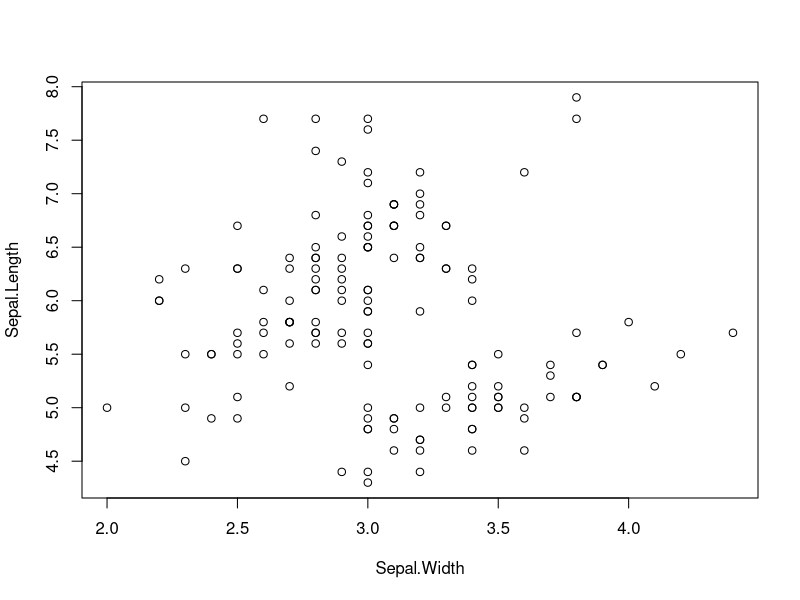
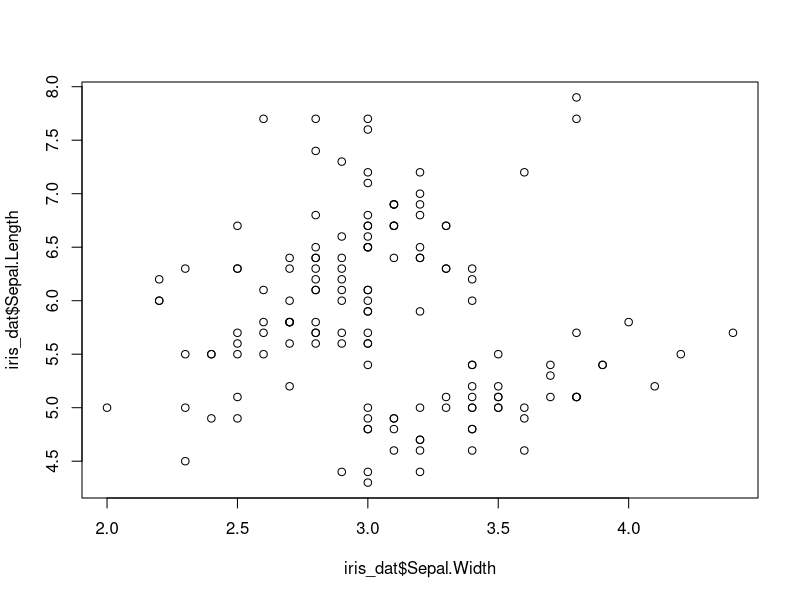
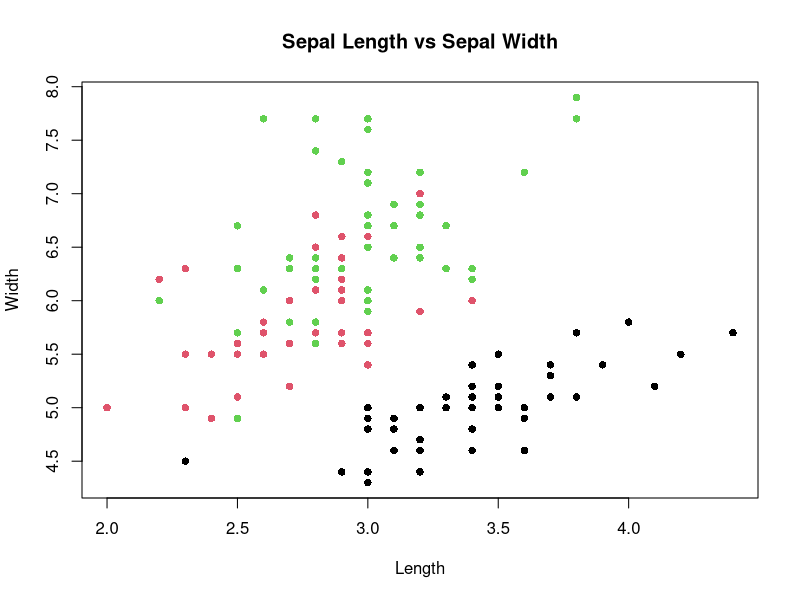
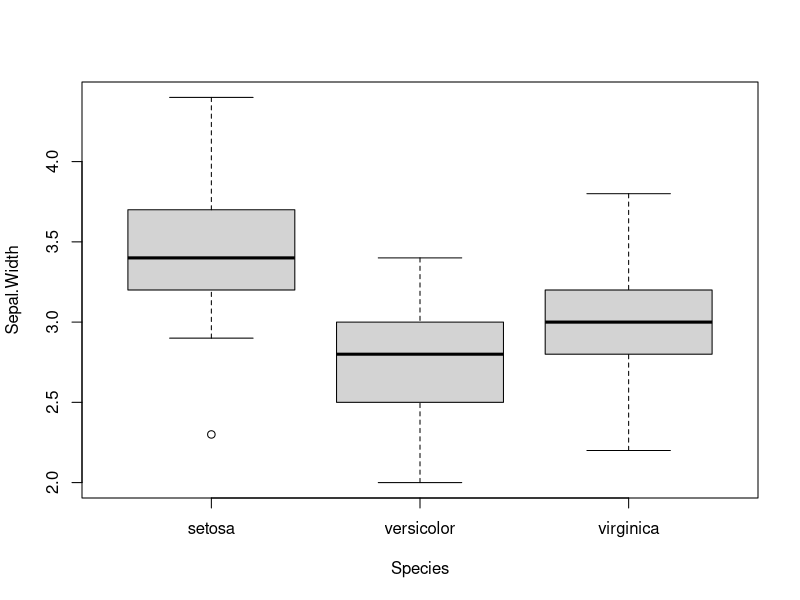
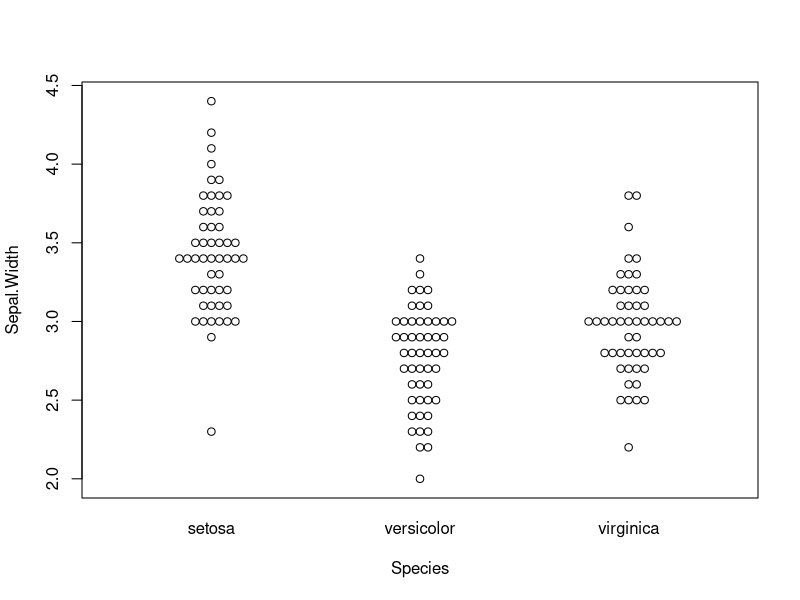
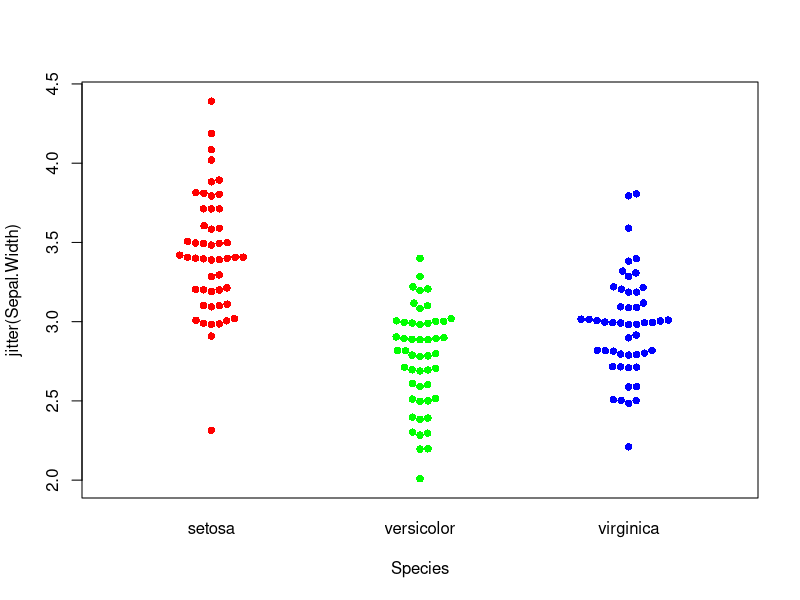
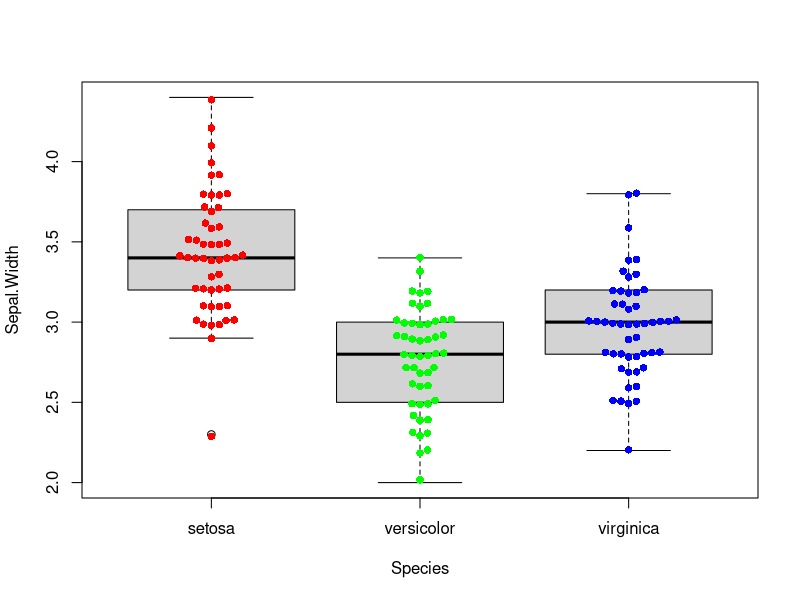
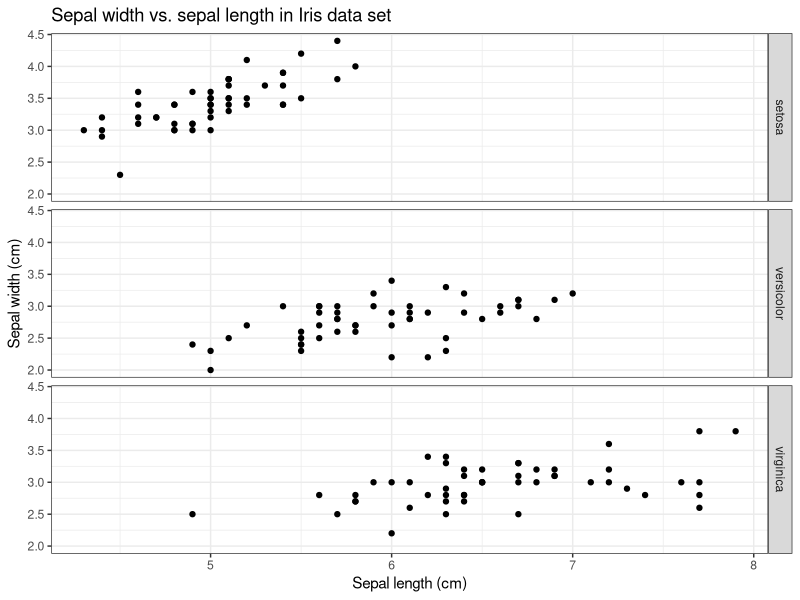

Generate these figures, in order, with R:
## ---- chunk 1
print("Hello")
## ---- chunk 2
some_number <- 5
some_number + 3
some_other_number <- some_number ^ 3
some_other_number
## ---- chunk 3
ls()
## ---- chunk 4
typeof(some_number)
## ---- chunk 5
some_text <- "5" 
typeof(some_text)
## ---- chunk 6
some_number + 5 
## ---- chunk 7
as.numeric(some_text) + 5
## ---- chunk 8
my_vector <- c(1,3,5,6,7,8)
## ---- chunk 9
my_vector^3
## ---- chunk 10
c(my_vector, my_vector^3, my_vector^4)
## ---- chunk 11
my_vector[3]
## ---- chunk 12
my_vector[c(1,3,5)]
## ---- chunk 13
my_vector[2:4]
## ---- chunk 14
data(esoph)
head(esoph)
## ---- chunk 15
head(esoph$agegp)     # column
head(esoph[,'agegp']) # column using []
## ---- chunk 16
esoph[2,]             # row
esoph[2,'agegp']      # Single value
esoph[2,1]            # Single value using numbers
## ---- chunk 17
summary(esoph[,3:5])
## ---- chunk 18
data(iris)
iris_dat <- iris
## ---- chunk 19
str(iris_dat, max.level=0)
colnames(iris_dat)
## ---- chunk 20
levels(iris_dat$Species)
## ---- chunk 21
versicolor <- subset(iris_dat, iris_dat$Species == "versicolor")
virginica <- subset(iris_dat, iris_dat$Species == "virginica")
## ---- chunk 22
t.test(versicolor$Sepal.Length, virginica$Sepal.Length)
## ---- chunk 23
iris_test <- t.test(versicolor$Sepal.Length, virginica$Sepal.Length)
paste("p-value:", iris_test$p.value)
## ---- chunk 24
data(iris)
iris_dat <- iris
plot(Sepal.Length~Sepal.Width, data=iris_dat)
## ---- chunk 25
plot(iris_dat$Sepal.Width, iris_dat$Sepal.Length)
## ---- chunk 26
plot(iris_dat$Sepal.Width, iris_dat$Sepal.Length, 
	pch=16, 
	col=iris$Species, 
	main='Sepal Length vs Sepal Width',
	xlab='Length',
	ylab='Width')
	
## ---- chunk 27
boxplot(Sepal.Width~Species, data=iris_dat)
## ---- chunk 28
library(beeswarm)
beeswarm(Sepal.Width~Species, data=iris_dat)
## ---- chunk 29
beeswarm(jitter(Sepal.Width)~Species, data=iris_dat,
		 method='swarm',
		 col=rainbow(3),
		 pch=16)

## ---- chunk 30
boxplot(Sepal.Width~Species, data=iris_dat)
beeswarm(jitter(Sepal.Width)~Species, data=iris_dat,
		 method='swarm',
		 col=rainbow(3),
		 pch=16,
		 add=TRUE)

## ---- chunk 31
library(ggplot2)
## ---- chunk 32
# plot
ggplot(iris_dat, aes(Sepal.Length, Sepal.Width)) +
  geom_point() + 
  theme_bw() +
  xlab("Sepal length (cm)") + 
  ylab("Sepal width (cm)") + 
  ggtitle("Sepal width vs. sepal length in Iris data set") +
  facet_grid(Species~.)
